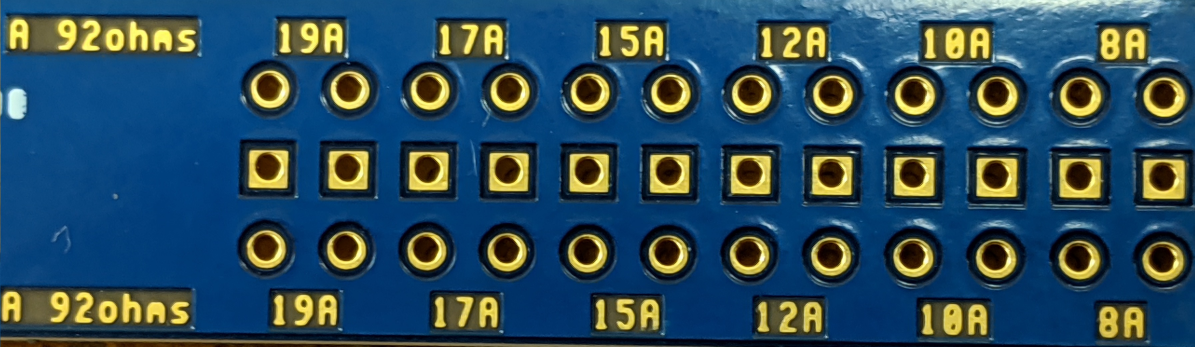
#> input picture Version_0.1/viasmalltest.jpg, 3584 x 1040 px (shown at 1/3 size)
$ python opencvtesst.py   (older library calls are emulated)
#> lines starting #> are read from the running program, lines starting #| are printed output that depends on the picture
import cv2
import numpy as np
import pytesseract
import shutil
import os
import random
try:
    from PIL import Image
except ImportError:
    import Image

#Image Processing
#viasmalltest.jpg
image_name = "viasmalltest.jpg"
image = cv2.imread(image_name)
#> image is the input picture: shape (1040, 3584, 3); mean B, G, R 94, 77, 44.5
img_gray = cv2.cvtColor(image, cv2.COLOR_BGR2GRAY)
cv2.imwrite("Gray.png",img_gray)
img_blur = cv2.GaussianBlur(img_gray, (3,3) , 0)
#Sobel
sobelx = cv2.Sobel(src=img_blur, ddepth = cv2.CV_64F, dx = 1, dy = 0, ksize=5)
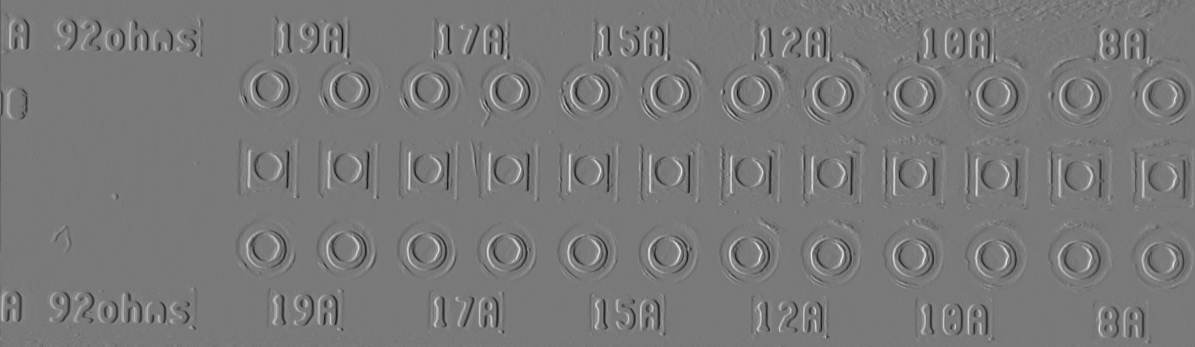
#> sobelx: shape (1040, 3584) float64 (shown at 1/3 size); min -5233, max 5714, mean -1.2; drawn with min black and max white
#XAXIS
sobely = cv2.Sobel(src=img_blur, ddepth=cv2.CV_64F, dx=0, dy=1, ksize=5)
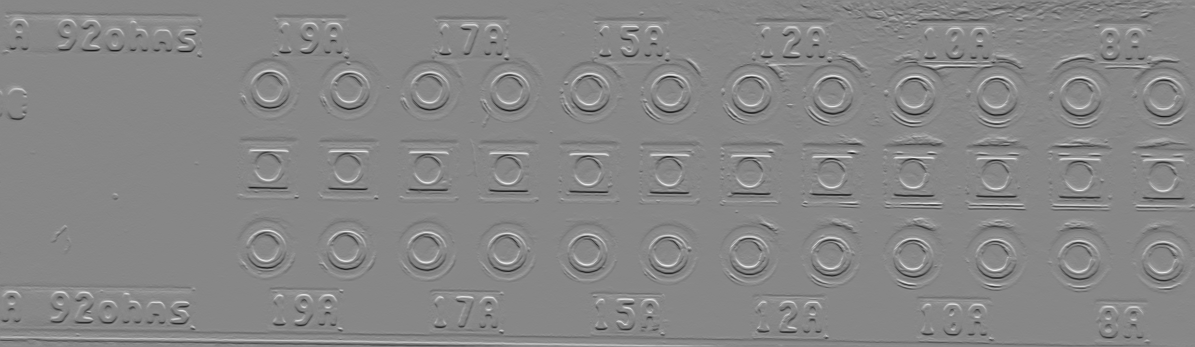
#> sobely: shape (1040, 3584) float64 (shown at 1/3 size); min -6218, max 5480, mean -9.2; drawn with min black and max white
sobelxy = cv2.Sobel(src=img_blur, ddepth=cv2.CV_64F, dx=1, dy=1, ksize=5)
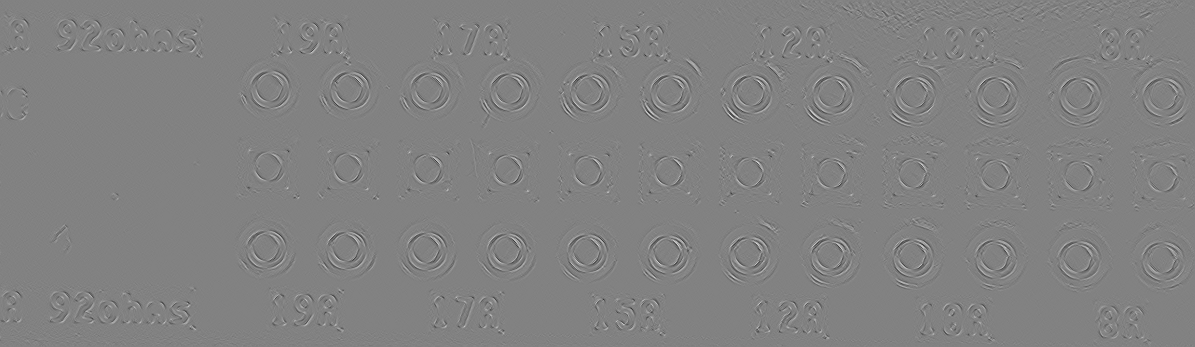
#> sobelxy: shape (1040, 3584) float64 (shown at 1/3 size); min -774, max 743, mean 0; drawn with min black and max white
cv2.imwrite("sobel.png", sobelxy)
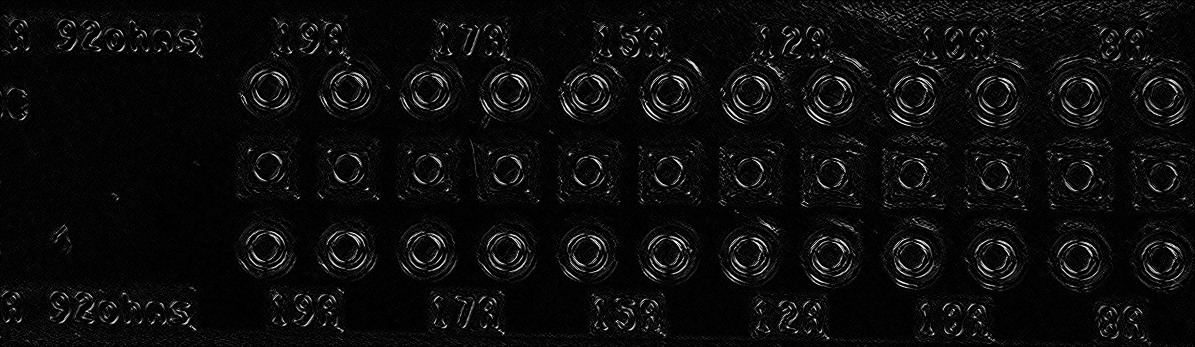
#> saved as sobel.png: shape (1040, 3584) (shown at 1/3 size); min 0, max 255, mean 12.6
#Canny
edges = cv2.Canny(image=img_blur, threshold1=100, threshold2=200)
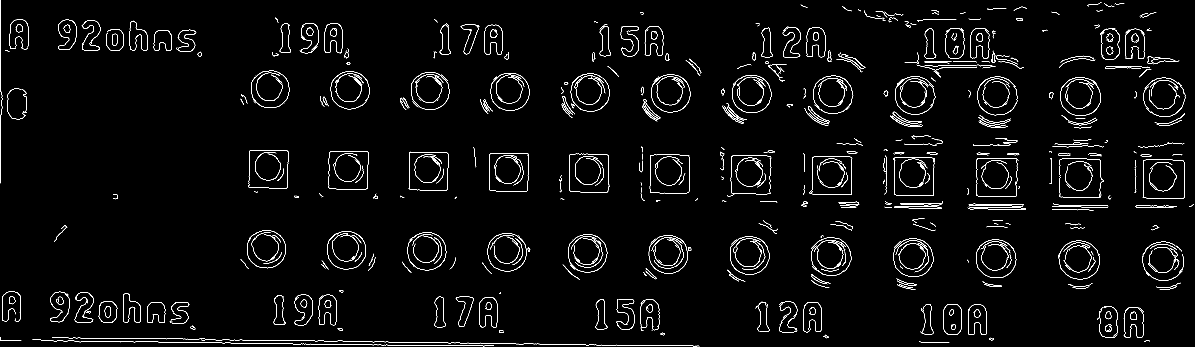
#> edges: shape (1040, 3584) (shown at 1/3 size); 2% white in thin lines or dots
cv2.imwrite("Canny.png", edges)

canny_inverse = cv2.bitwise_not(edges)
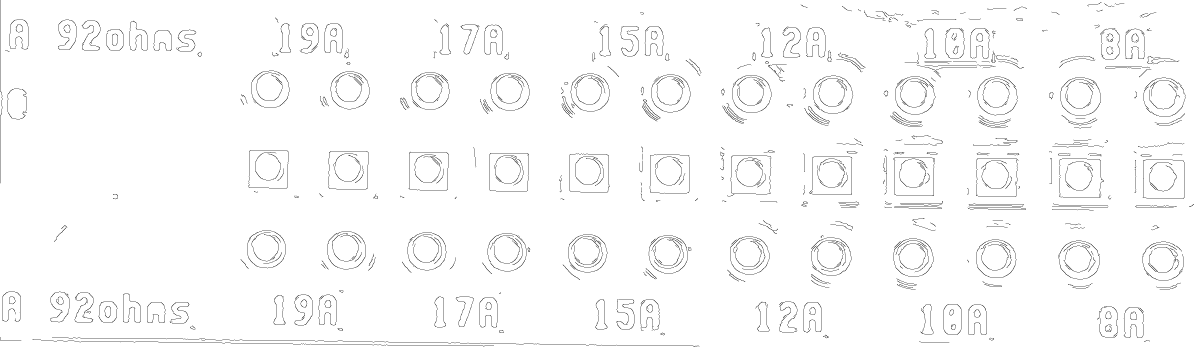
#> canny_inverse: shape (1040, 3584) (shown at 1/3 size); 98% white; black in thin lines or dots
cv2.imwrite("InverseCanny.png", canny_inverse)
#Circle Detection
circles = cv2.HoughCircles(img_gray, cv2.HOUGH_GRADIENT,1.5,20,param1=100,param2=100,minRadius=25,maxRadius=68)
#> circles = 36 rows, first 8: [798.8, 747.8, 57.25], [1520.2, 756.8, 57.25], [1040.2, 750.8, 56.8], [2255.2, 281.2, 57.25], [1049.2, 269.2, 57.55], [1280.2, 753.8, 58], [3239.2, 288.8, 58.9], [2247.8, 764.2, 58.75]
circles = np.uint16(np.around(circles))
#> circles = 36 rows, first 8: [799, 748, 57], [1520, 757, 57], [1040, 751, 57], [2255, 281, 57], [1049, 269, 58], [1280, 754, 58], [3239, 289, 59], [2248, 764, 59]
for i in circles[0,:]:
    cv2.circle(img_gray,(i[0],i[1]),i[2],(0,0,255),10)
    cv2.circle(img_gray,(i[0],i[1]),2,(0,255,0),10)
#> this loop made 36 passes
#> i on passes 1 to 12: [799, 748, 57], [1520, 757, 57], [1040, 751, 57], [2255, 281, 57], [1049, 269, 58], [1280, 754, 58], [3239, 289, 59], [2248, 764, 59], [1531, 272, 59], [2992, 287, 59], [2492, 773, 54], [2012, 278, 59]
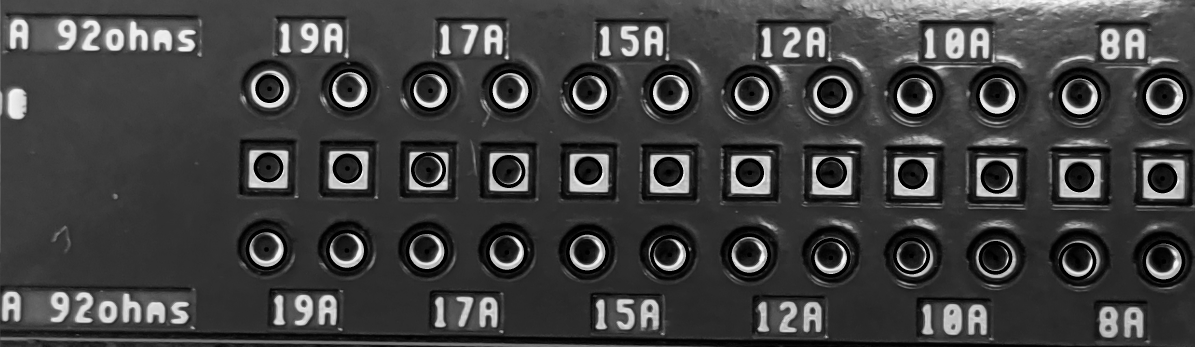
#> img_gray: shape (1040, 3584) (shown at 1/3 size); min 0, max 253, mean 64.9
cv2.imshow('detected_circles',img_gray)
cv2.waitKey(0)
cv2.imwrite("detected.png", img_gray)

#Pytesseract character detection

pytesseract.pytesseract.tesseract_cmd = r'C:\Program Files\Tesseract-OCR\tesseract.exe'
print(pytesseract.image_to_string(Image.open(image_name)))
#> (this line was passed over: pytesseract is not available in this run)
print(pytesseract.image_to_data(Image.open(image_name)))
#> (this line was passed over: pytesseract is not available in this run)

#bounding boxes
img = cv2.imread("viasmalltest.jpg")
h, w, c = img.shape
#> h = 1040; w = 3584; c = 3
#> (the run stopped early here; a loop or call above may not have finished)
